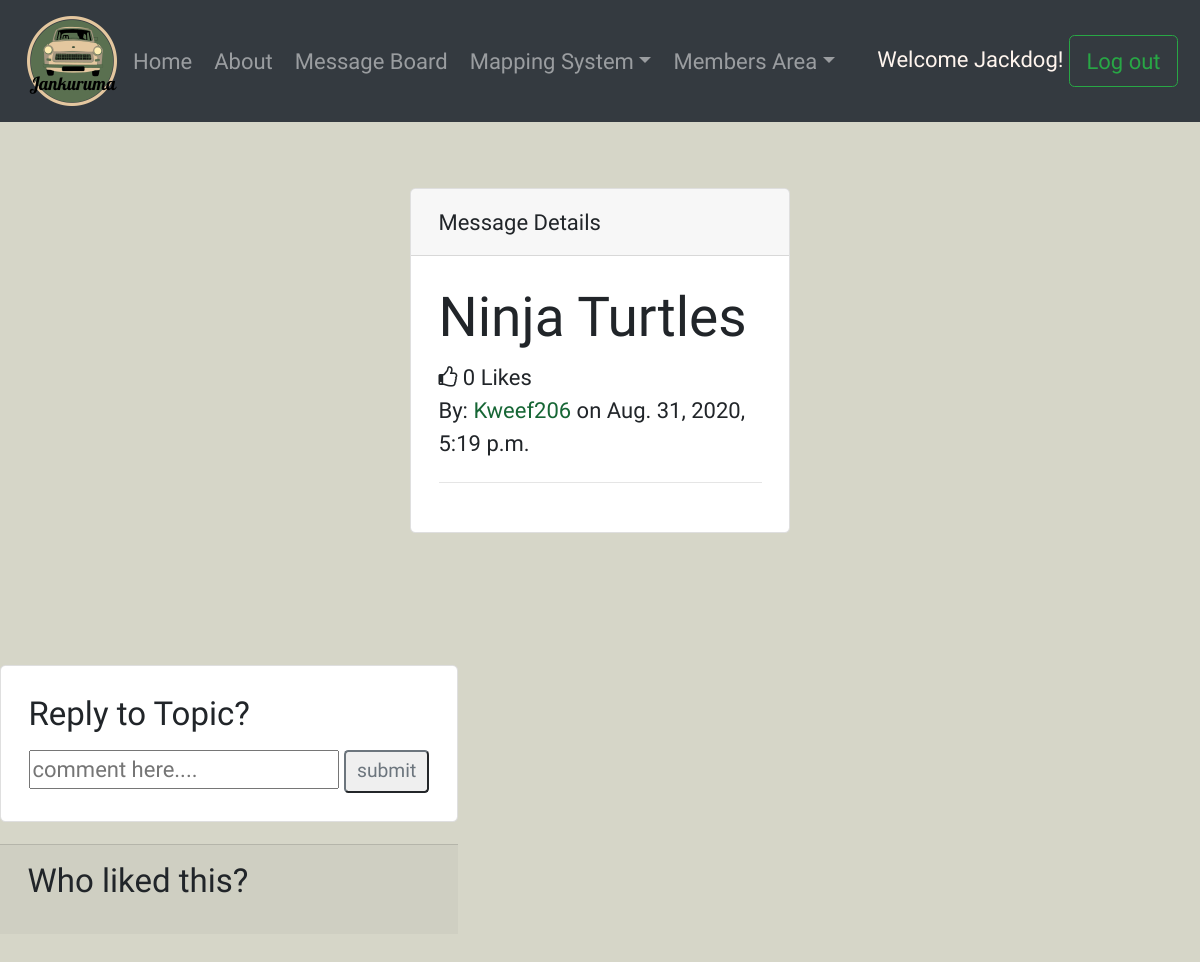
Page /vroom/message_page/28 (signed in) on the committed database.
### log_reg_app/models.py (models this page shows, shortened)
class User(models.Model):
    username = models.CharField(max_length=255)
    first_name = models.CharField(max_length=255)
    last_name = models.CharField(max_length=255)
    bio = models.CharField(max_length=255, null=True)
    email = models.EmailField(unique=True)
    password = models.CharField(max_length=255)
    profile_pic = models.CharField(max_length=255, null=True)
    car_pic = models.CharField(max_length=255, null=True)
    year = models.CharField(max_length=255, null=True)
    make = models.CharField(max_length=255, null=True)
    model = models.CharField(max_length=255, null=True)
    created_at = models.DateTimeField(auto_now_add=True)
    updated_at = models.DateTimeField(auto_now=True)
    objects = UserManager()

### Dashboard/models.py (models this page shows, shortened)
class Post(models.Model):
    title = models.CharField(max_length=255)
    content = models.CharField(max_length=255)
    user_likes = models.ManyToManyField(User, related_name='liked_posts')
    created_at = models.DateTimeField(auto_now_add=True)
    updated_at = models.DateTimeField(auto_now=True)
    author = models.ForeignKey(User, on_delete=models.CASCADE, related_name="posts")

### Dashboard/views.py (the view)
# urls.py: path('message_page/<int:id>', views.message_page, name="message_page"),
def message_page(request, id):
    if 'user_id' not in request.session:
        return redirect ('/')
    else:
        current_post = Post.objects.get(id=id)
        liked_by = current_post.user_likes.all()
        context = {
            'user': User.objects.get(id=request.session['user_id']),
            'post': Post.objects.order_by('-updated_at'),
            'posts': Post.objects.get(id=id),
            'current_post': Post.objects.get(id=id),
            'liked_by' : liked_by
        }
        return render (request, 'message_page.html', context)

### Dashboard/templates/message_page.html (shortened to what this page needs)
<!DOCTYPE html>
<html lang="en">
<head>
    <link rel="stylesheet" href="https://cdnjs.cloudflare.com/ajax/libs/font-awesome/4.7.0/css/font-awesome.min.css">
    <link href="https://stackpath.bootstrapcdn.com/bootstrap/4.5.0/css/bootstrap.min.css" rel="stylesheet"
>
    {% load static %}
    <link rel="stylesheet" type="text/css" href="{% static 'css/message_board.css' %}">
</head>
<body>
    <nav class="navbar navbar-expand-lg navbar-dark bg-dark">
        <a href="{% url 'dashboard' %}"><img src="/static/images/logo.png" width="100" height="100"
                class="d-inline-block align-top" alt="" loading="lazy"></a>
        <div class="collapse navbar-collapse" id="navbarSupportedContent">
            <ul class="navbar-nav mr-auto">
                <li class="nav-item">
                    <a class="nav-link" href="{%url 'dashboard' %}">Home</a>
                </li>
                <li class="nav-item">
                    <a class="nav-link" href="{%url 'about' %}">About</a>
                </li>
                <li class="nav-item">
                    <a class="nav-link" href="/vroom/message_board/">Message Board</a>
                </li>
                <li class="nav-item dropdown">
                    <a class="nav-link dropdown-toggle" id="navbarDropdown" role="button"
                        data-toggle="dropdown" aria-haspopup="true" aria-expanded="false">
                        Mapping System</a>
                </li>
                <li class="nav-item dropdown">
                    <a class="nav-link dropdown-toggle" href="#" id="navbarDropdown" role="button"
                        data-toggle="dropdown" aria-haspopup="true" aria-expanded="false">
                        Members Area</a>
                </li>
        </div>
            <span id="user">Welcome {{ user.username }}! <a class="btn btn-outline-success" href="/logout">Log
                    out</a></span>
    </nav>
    <div class="row">
        <div class="col-lg-4">
        </div>
        <div class="col-lg-4 mt-5 mb-5">
            <div class="card">
                <div class="card-header">
                    Message Details
                </div>
                <div class="card-body box-element">
                    <div class="messages">
                        <h1 class="mess_page_header">{{ posts.title }}</h1>
                        <i class="fa fa-thumbs-o-up"></i><span> {{ posts.user_likes.count }} Likes</span>
                        <p>By: <a href="/vroom/user_profile/{{posts.author.id}}">{{ posts.author.username }}</a> on
                            {{ posts.created_at }}</p>
                        <hr>
                    </div>
                </div>
            </div>
        </div>
            <aside>
                  <div id="side" class="col-12 col-col-xl-3">
                       <div class="row">
                           <div class="col-12 col-sm-6 col-xl-12">
                               <div class="card mt-5 mb-3 mb-sm-0 mb-xl-3">
                                   <div class="card-body">
                                       <h2 class="h4 card-title">Reply to Topic?</h2>
                                       <form class="form_field" action="/vroom/add_comment/{{posts.id}}" method=POST>
                                           <input class="comment_box" type="text" placeholder="comment here...." name='comment'>
                                           <input class="btn-sm btn-outline-secondary" type="submit" value='submit'>
                                       </form>
                                   </div>
                               </div>
                               <div class="card-footer">
                                   <h2 class="h4 card-title">Who liked this?</h2>
                               </div>
                               <div class="card-body">
                               </div>
                           </div>
                       </div>
                   </div>
           </div>
</body>
</html>

### static/css/message_board.css (style rules this page uses)
* { font-family: 'Teko', sans-serif; font-size: 22px; }
#user { color: seashell; }
body { background-color: #d6d6c8; }
a { color: rgb(22, 102, 53); }

### rows in the picture
User: username "Jackdog"
Post: title "Ninja Turtles", user_likes.count "0", author.username "Kweef206", created_at "Aug. 31, 2020, 5:19 p.m."
